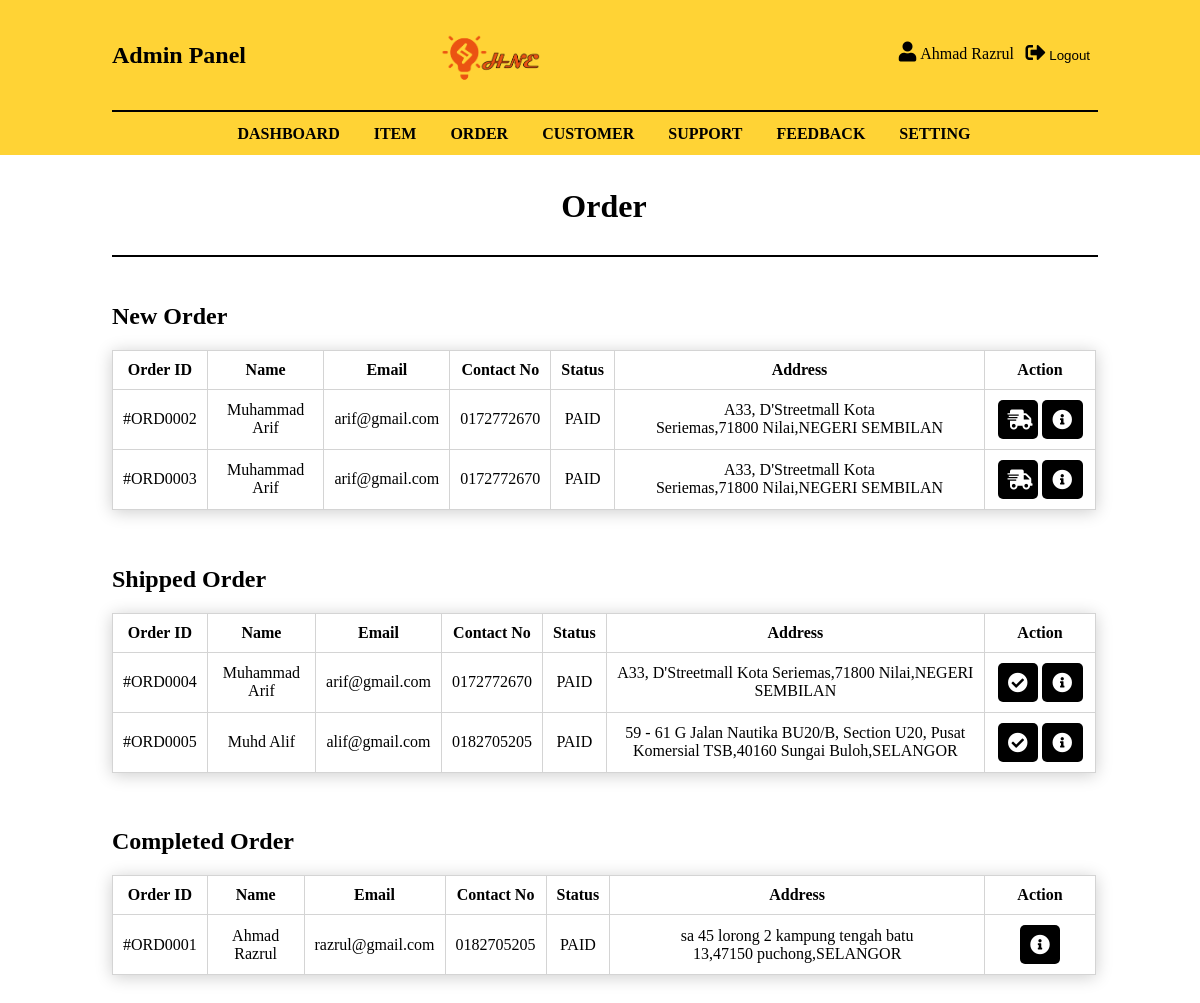
Screenshot of /admin/order.php (signed in) with the database file from the repository.
### tables this page shows
CREATE TABLE `he_user` (
  `userID` varchar(255) NOT NULL,
  `userName` varchar(100) NOT NULL,
  `userEmail` varchar(50) NOT NULL,
  `userPassword` varchar(50) NOT NULL,
  `userNo` varchar(15) NOT NULL,
  `userGender` varchar(10) NOT NULL,
  `role` varchar(10) NOT NULL
);

CREATE TABLE `he_order` (
  `orderID` varchar(255) NOT NULL,
  `userID` varchar(255) NOT NULL,
  `userName` varchar(255) NOT NULL,
  `userEmail` varchar(255) NOT NULL,
  `userNo` varchar(12) NOT NULL,
  `paymentAmount` decimal(9,2) NOT NULL,
  `payMethod` varchar(10) NOT NULL,
  `payStatus` varchar(10) NOT NULL,
  `address` varchar(255) NOT NULL,
  `city` varchar(100) NOT NULL,
  `postal` varchar(10) NOT NULL,
  `state` varchar(100) NOT NULL,
  `status` varchar(20) NOT NULL,
  `orderDate` timestamp NOT NULL DEFAULT CURRENT_TIMESTAMP ON UPDATE CURRENT_TIMESTAMP
);

### admin/order.php (the view, shortened to what this page needs)
<?php
	include ('header.php');
	$sql = "SELECT * FROM he_order WHERE payStatus='PAID' AND status='PROCESSING'";
	$result = $connection->query($sql);
	$check = $result->num_rows;
	$sql2 = "SELECT * FROM he_order WHERE payStatus='PAID' AND status='SHIPPED'";
	$result2 = $connection->query($sql2);
	$check2 = $result2->num_rows;
	$sql3 = "SELECT * FROM he_order WHERE payStatus='PAID' AND status='COMPLETED'";
	$result3 = $connection->query($sql3);
	$check3 = $result3->num_rows;
	echo '
		<div class="body-main body-admin">
			<div class="wrap">
				<h1 class="content-title">Order</h1>
				<hr>
				<br><br>
				<div class="single-content order-admin">
					<div class="title-order-admin">
						<h2>New Order</h2>
					</div>
					<div class="table-content-order">
	';
						if ($check > 0) {
							echo '
								<table border="1" class="order-admin-table">
									<tr>
										<th>Order ID</th>
										<th>Name</th>
										<th>Email</th>
										<th>Contact No</th>
										<th>Status</th>
										<th>Address</th>
										<th class="order-admin-action">Action</th>
									</tr>
							';
							while ($order = $result->fetch_array()) {
								echo '
									<tr>
										<td>'.$order['orderID'].'</td>
										<td>'.$order['userName'].'</td>
										<td>'.$order['userEmail'].'</td>
										<td>'.$order['userNo'].'</td>
										<td>'.$order['payStatus'].'</td>
										<td>'.$order['address'].','.$order['postal'].'&nbsp;'.$order['city'].','.$order['state'].'</td>
										<td>
											<div class="order-action-wrap">
												<form action="" method="POST">
													<button type="submit" class="btn-submit order-admin-page"
													name="manage-order" value="'.$order['orderID'].'">
														<i class="fas fa-shipping-fast"></i>
													</button>
												</form>
												<form action="info.php" method="GET" target="_blank">
													<button type="submit" class="btn-submit order-admin-page"
													name="item-detail" value="'.$order['orderID'].'">
														<i class="fas fa-info-circle"></i>
													</button>
												</form>
											</div>
										</td>
									</tr>
								';
							}
							echo '
								</table>
							';
						} else {
							echo '<h3 style="width:100%;">No new order found</h3>';
						}
	echo '
					</div>
				</div>
				<br><br>
				<div class="single-content order-admin">
					<div class="title-order-admin">
						<h2>Shipped Order</h2>
					</div>
					<div class="table-content-order">
	';
						if ($check2 > 0) {
							echo '
									<table border="1" class="order-admin-table">
										<tr>
											<th>Order ID</th>
											<th>Name</th>
											<th>Email</th>
											<th>Contact No</th>
											<th>Status</th>
											<th>Address</th>
											<th class="order-admin-action">Action</th>
										</tr>
							';
							while ($order2 = $result2->fetch_array()) {
								echo '
									<tr>
										<td>'.$order2['orderID'].'</td>
										<td>'.$order2['userName'].'</td>
										<td>'.$order2['userEmail'].'</td>
										<td>'.$order2['userNo'].'</td>
										<td>'.$order2['payStatus'].'</td>
										<td>
											'.$order2['address'].','.$order2['postal'].'&nbsp;'.$order2['city'].','.$order2['state'].'
										</td>
										<td>
											<div class="order-action-wrap">
												<form action="" method="POST">
													<button type="submit" class="btn-submit order-admin-page"
													name="manage-order2" value="'.$order2['orderID'].'">
														<i class="fas fa-check-circle"></i>
													</button>
												</form>
												<form action="info.php" method="GET" target="_blank">
													<button type="submit" class="btn-submit order-admin-page"
													name="item-detail" value="'.$order2['orderID'].'">
														<i class="fas fa-info-circle"></i>
													</button>
												</form>
											</div>
										</td>
									</tr>
								';
							}
							echo '
									</table>
							';
						} else {
							echo '<h3 style="width:100%;">No shipped order found</h3>';
						}
	echo '
					</div>
				</div>
				<br><br>
				<div class="single-content order-admin">
					<div class="title-order-admin">
						<h2>Completed Order</h2>
					</div>
					<div class="table-content-order">
	';
						if ($check3 > 0) {
							echo '
									<table border="1" class="order-admin-table">
										<tr>
											<th>Order ID</th>
											<th>Name</th>
											<th>Email</th>
											<th>Contact No</th>
											<th>Status</th>
											<th>Address</th>
											<th class="order-admin-action">Action</th>
										</tr>
							';
							while ($order3 = $result3->fetch_array()) {
								echo '
									<tr>
										<td>'.$order3['orderID'].'</td>
										<td>'.$order3['userName'].'</td>
										<td>'.$order3['userEmail'].'</td>
										<td>'.$order3['userNo'].'</td>
										<td>'.$order3['payStatus'].'</td>
										<td>
											'.$order3['address'].','.$order3['postal'].'&nbsp;'.$order3['city'].','.$order3['state'].'
										</td>
										<td>
											<div class="order-action-wrap">
												<form action="info.php" method="GET" target="_blank">
													<button type="submit" class="btn-submit order-admin-page"
													name="item-detail" value="'.$order3['orderID'].'">
														<i class="fas fa-info-circle"></i>
													</button>
												</form>
											</div>
										</td>
									</tr>
								';
							}
							echo '
									</table>
							';
						} else {
							echo '<h3 style="width:100%;">No completed order found</h3>';
						}
	echo '
					</div>
				</div>
				<br><br>
			</div>
		</div>
	';
?>

### admin/header.php (shortened to what this page needs)
<?php
	require ('../config.php');
    $userID = $_SESSION['user'];
    $sql = "SELECT userName FROM he_user WHERE userID='$userID'";
    $result = $connection->query($sql);
    $user = $result->fetch_array();
	echo'
		<!DOCTYPE html>
		<html>
			<head>
				<title>HouzNeed Electrical</title>
				<link rel="stylesheet" type="text/css" href="../css/style.css" />
				<link rel="shortcut icon" type="../image/icon" href="../images/favicon.png"/>
				<link rel="stylesheet" href="../css/all.css">
			</head>
			<body>
				<div class="header-main admin">
					<div class="wrap">
						<div class="title-admin-panel">
							<h2>Admin Panel</h2>
						</div>
						<div class="logo-main">
							<a href="../index.php"><img src="../images/logo.png" width="100px" height="100px"></a>
						</div>
						<div class="mini-user-site">
							<a href="index.php"><i class="fas fa-user"></i>&nbsp;'.$user['userName'].'</a>
							<form action="" method="POST">
								<button class="btn-logout" type="submit" name="logout">
									<i class="fas fa-sign-out-alt"></i>&nbsp;Logout
								</button>
							</form>
						</div>
						<hr>
						<br>
						<ul class="main-menu">
							<li><a href="index.php">Dashboard</a></li>
							<li><a href="item.php">Item</a></li>
							<li><a href="order.php">Order</a></li>
							<li><a href="customer.php">Customer</a></li>
							<li><a href="support.php">Support</a></li>
							<li><a href="feedback.php">Feedback</a></li>
							<li><a href="setting.php">Setting</a></li>
						</ul>
					</div>
				</div>
	';
?>

### css/style.css (style rules this page uses)
body { margin :0px; overflow-x: hidden; font-family: Calibri; }
a { color: black; text-decoration: none; }
i.fas.fa-user, i.fas.fa-shopping-cart, i.fas.fa-sign-out-alt, i.far.fa-money-bill-alt, i.fas.fa-credit-card { font-size: 20px; }
i.fas.fa-trash-alt, i.fas.fa-info-circle { font-size: 25px; }
form { width: 100%; }
::placeholder { color:black; }
.header-main, .footer-main { display: -webkit-box; background-color: #ffd335; }
.header-main hr, .body-main hr { float: left; width: 100%; border-style: solid; border-color: black; border-width: 0.5px; }
.body-main { display: -webkit-box; }
.wrap { padding: 1%; width: 82%; margin: 0 120px 0 100px; }
h1.content-title { text-align: center; }
.header-main .wrap { padding-bottom: 0px; }
.logo-main { width: 33.333%; float: left; height: 90px; }
.logo-main a { display: -webkit-box; text-align: -webkit-center; }
.mini-user-site { width: 33.333%; float: right; text-align: right; margin-top: 3%; }
.main-menu { float: left; width: 100%; text-align: center; margin-top: -8px; text-transform: uppercase; font-weight: bold; list-style: none; padding: 0px; margin-bottom: 0px; }
.main-menu li { display: inline-block; height: 29px; }
.main-menu a { padding: 0 15px; }
.single-content { display: -webkit-box; }
button.btn-submit { height: 39px; background: black; border: none; padding: 10px; font-weight: 600; color: white; border-radius: 5px; width: 20%; }
button.btn-logout { background: none; border: none; cursor: pointer; }
.body-admin button.btn-submit { width: 10%; }
.header-main.admin ul.main-menu { margin-top: 5px; }
.header-main.admin .main-menu li { height: 30px; }
.admin .mini-user-site form { display: inline-block; float: right; width: 25%; }
.title-admin-panel { width: 33.333%; float: left; margin-top: 3%; }
.title-admin-panel h2 { margin: 0px; }
.single-content.order-admin { display: block; }
.single-content.order-admin table.order-admin-table { text-align: center; width: 100%; border: 1px solid #d4d4d4; border-collapse: collapse; box-shadow: 0px 2px 16px 0px rgba(0,0,0,0.2); }
.single-content.order-admin table.order-admin-table th, .single-content.order-admin table.order-admin-table td { padding: 10px; }
button.btn-submit.order-admin-page { width: 45%; }
button.btn-submit.order-admin-page .fas { font-size: 20px; }
th.order-admin-action { width: 90px; }
.order-action-wrap form { display: inline; }

### css/all.css (style rules this page uses)
.fa, .fas, .far, .fal, .fab { -moz-osx-font-smoothing: grayscale; -webkit-font-smoothing: antialiased; display: inline-block; font-style: normal; font-variant: normal; text-rendering: auto; line-height: 1; }
.fa-check-circle:before { content: "\f058"; }
.fa-info-circle:before { content: "\f05a"; }
.fa-shipping-fast:before { content: "\f48b"; }
.fa-sign-out-alt:before { content: "\f2f5"; }
.fa-user:before { content: "\f007"; }
.fa, .fas { font-family: 'Font Awesome 5 Free'; font-weight: 900; }

### rows the page displays
he_user: userName "Ahmad Razrul"
he_order: orderID "#ORD0002", userName "Muhammad Arif", userEmail "arif@gmail.com", userNo "0172772670", payStatus "PAID", address "A33, D'Streetmall Kota Seriemas", postal "71800", city "Nilai", state "NEGERI SEMBILAN"
he_order: orderID "#ORD0003", userName "Muhammad Arif", userEmail "arif@gmail.com", userNo "0172772670", payStatus "PAID", address "A33, D'Streetmall Kota Seriemas", postal "71800", city "Nilai", state "NEGERI SEMBILAN"
he_order: orderID "#ORD0004", userName "Muhammad Arif", userEmail "arif@gmail.com", userNo "0172772670", payStatus "PAID", address "A33, D'Streetmall Kota Seriemas", postal "71800", city "Nilai", state "NEGERI SEMBILAN"
he_order: orderID "#ORD0005", userName "Muhd Alif", userEmail "alif@gmail.com", userNo "0182705205", payStatus "PAID", address "59 - 61 G Jalan Nautika BU20/B, Section U20, Pusat Komersial TSB", postal "40160", city "Sungai Buloh", state "SELANGOR"
he_order: orderID "#ORD0001", userName "Ahmad Razrul", userEmail "razrul@gmail.com", userNo "0182705205", payStatus "PAID", address "sa 45 lorong 2 kampung tengah batu 13", postal "47150", city "puchong", state "SELANGOR"
